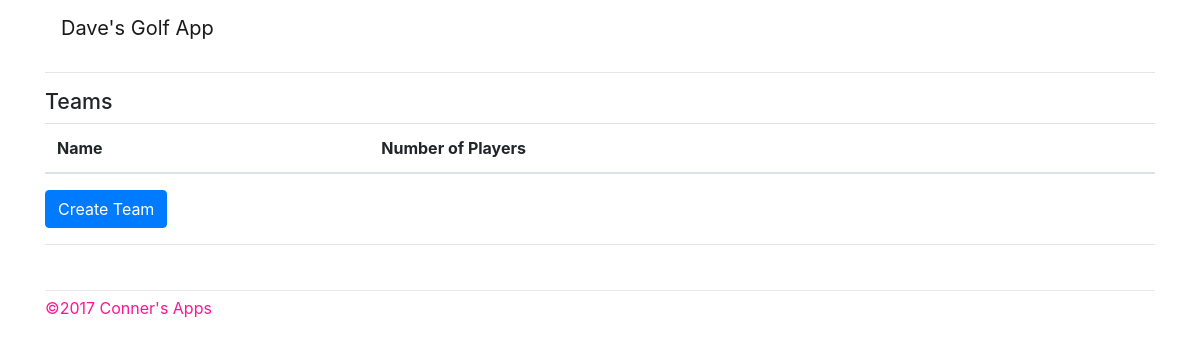
The page /teams/ on the database as committed earlier.
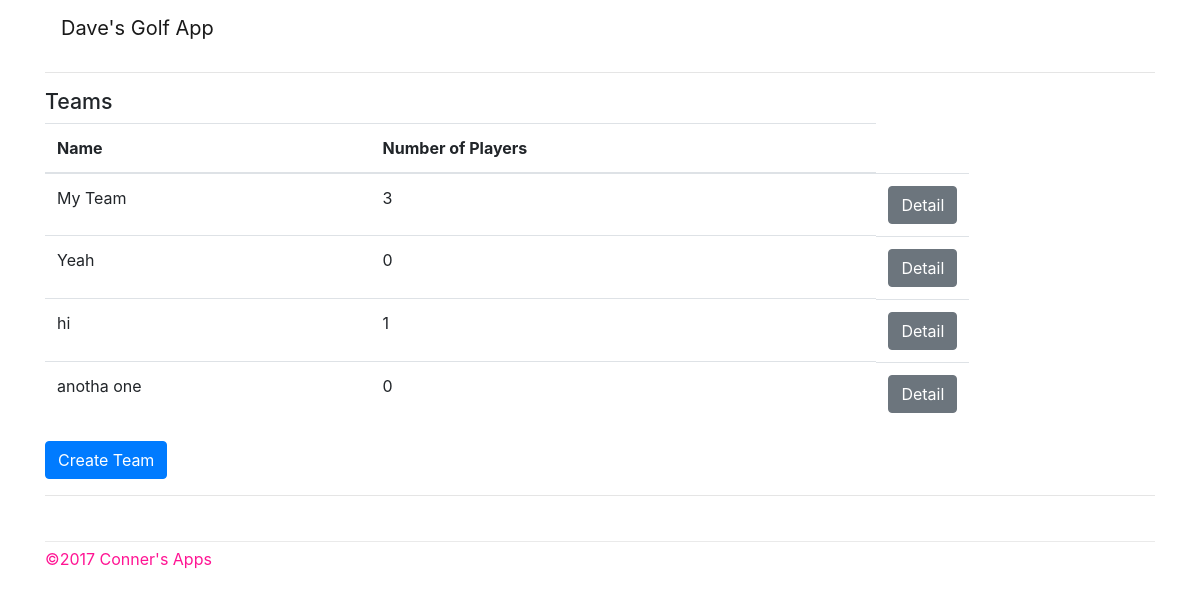
The same page on the database as committed later.
### golf/models.py (models this page shows, shortened)
class Team(models.Model):
    name = models.CharField(max_length=50, unique=True)

### golf/teams/views.py (the view)
# urls.py: url(r'$', views.list, name='list'),
def list(request, **kwargs):
    teams = Team.objects.all()
    return render(request, 'golf/teams/list.html',
                {
                    'teams': teams,
                }
            )

### golf/templates/golf/teams/list.html
{% extends 'layout.html' %}
{% block content %}
{% block pagetitle %}
<h2>Teams</h2>
{% endblock %}
<table class="table table-hover">
    <thead>
        <tr>
          <th>Name</th>
          <th>Number of Players</th>
        </tr>
    </thead>
    <tbody>
        {% for team in teams %}
        <tr>
          <td>
            {{ team.name }}
          </td>
          <td>
            {{ team.player_set.count }}
          </td>
          <td class="btn-group" align="right">
          <a role="button" class="btn btn-secondary confirm-leave"
            href="{% url "golf:teams:detail" team.pk %}">Detail</a>
        </tr>
        {% endfor %}
    </tbody>
</table>
<a role="button" class="btn btn-primary confirm-leave"
  href="{% url "golf:teams:create" %}">Create Team</a>
{% endblock %}

Rows that differ between the two databases and show on the page:
added Team: name "My Team", player_set.count "3"
added Team: name "Yeah", player_set.count "0"
added Team: name "hi", player_set.count "1"
added Team: name "anotha one", player_set.count "0"
